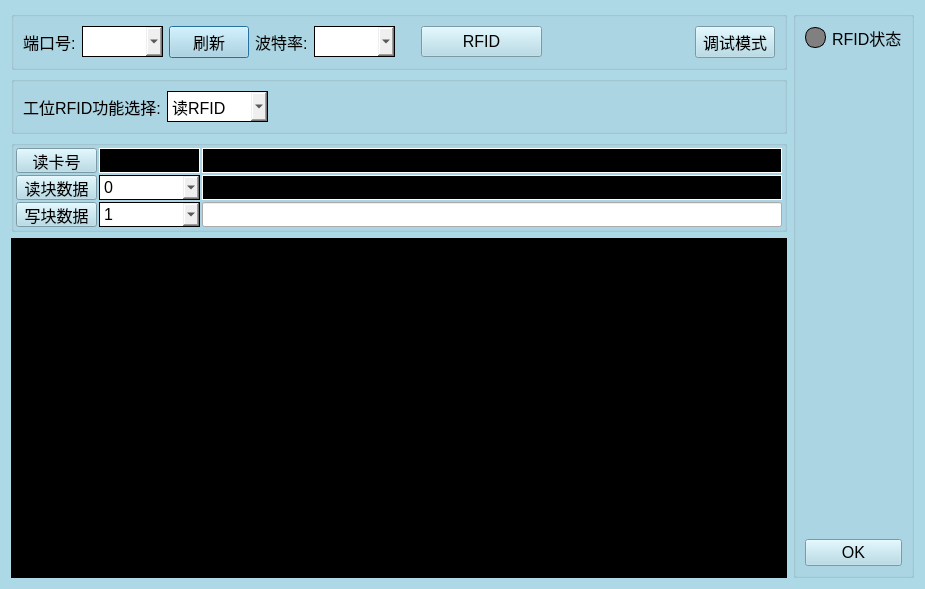
<?xml version="1.0" encoding="UTF-8"?>
<ui version="4.0">
 <class>mRFID_Dialog</class>
 <widget class="QDialog" name="mRFID_Dialog">
  <property name="geometry">
   <rect>
    <x>0</x>
    <y>0</y>
    <width>925</width>
    <height>589</height>
   </rect>
  </property>
  <property name="windowTitle">
   <string>RFID界面</string>
  </property>
  <property name="styleSheet">
   <string notr="true">QDialog#mRFID_Dialog{
	background-color: lightblue;
}
QPushButton{
background-color:lightblue;
}
QComboBox{
border-color: rgb(190, 190, 190);
border: 1px solid rgb(0,0,0);

}</string>
  </property>
  <layout class="QGridLayout" name="gridLayout">
   <item row="0" column="0">
    <widget class="QGroupBox" name="groupBox_14">
     <property name="title">
      <string/>
     </property>
     <layout class="QHBoxLayout" name="horizontalLayout">
      <item>
       <widget class="QLabel" name="label_4">
        <property name="font">
         <font>
          <pointsize>12</pointsize>
         </font>
        </property>
        <property name="text">
         <string>端口号:</string>
        </property>
       </widget>
      </item>
      <item>
       <widget class="QComboBox" name="Cbt_Com_RFID">
        <property name="minimumSize">
         <size>
          <width>81</width>
          <height>31</height>
         </size>
        </property>
        <property name="maximumSize">
         <size>
          <width>121</width>
          <height>16777215</height>
         </size>
        </property>
        <property name="font">
         <font>
          <family>Arial</family>
          <pointsize>12</pointsize>
          <weight>50</weight>
          <bold>false</bold>
         </font>
        </property>
        <property name="styleSheet">
         <string notr="true"/>
        </property>
       </widget>
      </item>
      <item>
       <widget class="QPushButton" name="Btn_UpdateUarts">
        <property name="minimumSize">
         <size>
          <width>0</width>
          <height>31</height>
         </size>
        </property>
        <property name="maximumSize">
         <size>
          <width>121</width>
          <height>16777215</height>
         </size>
        </property>
        <property name="font">
         <font>
          <family>Arial</family>
          <pointsize>12</pointsize>
          <weight>50</weight>
          <bold>false</bold>
         </font>
        </property>
        <property name="text">
         <string>刷新</string>
        </property>
        <property name="iconSize">
         <size>
          <width>21</width>
          <height>21</height>
         </size>
        </property>
       </widget>
      </item>
      <item>
       <widget class="QLabel" name="label_5">
        <property name="font">
         <font>
          <pointsize>12</pointsize>
         </font>
        </property>
        <property name="text">
         <string>波特率:</string>
        </property>
       </widget>
      </item>
      <item>
       <widget class="QComboBox" name="Cbt_Baud_RFID">
        <property name="minimumSize">
         <size>
          <width>81</width>
          <height>31</height>
         </size>
        </property>
        <property name="maximumSize">
         <size>
          <width>121</width>
          <height>16777215</height>
         </size>
        </property>
        <property name="font">
         <font>
          <family>Arial</family>
          <pointsize>12</pointsize>
          <weight>50</weight>
          <bold>false</bold>
         </font>
        </property>
        <property name="styleSheet">
         <string notr="true"/>
        </property>
        <item>
         <property name="text">
          <string/>
         </property>
        </item>
        <item>
         <property name="text">
          <string>9600</string>
         </property>
        </item>
        <item>
         <property name="text">
          <string>19200</string>
         </property>
        </item>
        <item>
         <property name="text">
          <string>115200</string>
         </property>
        </item>
       </widget>
      </item>
      <item>
       <spacer name="horizontalSpacer">
        <property name="orientation">
         <enum>Qt::Horizontal</enum>
        </property>
        <property name="sizeType">
         <enum>QSizePolicy::Preferred</enum>
        </property>
        <property name="sizeHint" stdset="0">
         <size>
          <width>20</width>
          <height>20</height>
         </size>
        </property>
       </spacer>
      </item>
      <item>
       <widget class="QPushButton" name="Btn_RFID">
        <property name="minimumSize">
         <size>
          <width>121</width>
          <height>31</height>
         </size>
        </property>
        <property name="maximumSize">
         <size>
          <width>121</width>
          <height>16777215</height>
         </size>
        </property>
        <property name="font">
         <font>
          <family>Arial</family>
          <pointsize>12</pointsize>
          <weight>50</weight>
          <bold>false</bold>
         </font>
        </property>
        <property name="text">
         <string>RFID</string>
        </property>
       </widget>
      </item>
      <item>
       <spacer name="horizontalSpacer_3">
        <property name="orientation">
         <enum>Qt::Horizontal</enum>
        </property>
        <property name="sizeHint" stdset="0">
         <size>
          <width>40</width>
          <height>20</height>
         </size>
        </property>
       </spacer>
      </item>
      <item>
       <widget class="QPushButton" name="Btn_Debug">
        <property name="sizePolicy">
         <sizepolicy hsizetype="Preferred" vsizetype="Preferred">
          <horstretch>0</horstretch>
          <verstretch>0</verstretch>
         </sizepolicy>
        </property>
        <property name="font">
         <font>
          <pointsize>12</pointsize>
         </font>
        </property>
        <property name="text">
         <string>调试模式</string>
        </property>
        <property name="checkable">
         <bool>true</bool>
        </property>
       </widget>
      </item>
     </layout>
    </widget>
   </item>
   <item row="0" column="1" rowspan="4">
    <widget class="QGroupBox" name="groupBox_2">
     <property name="title">
      <string/>
     </property>
     <layout class="QVBoxLayout" name="verticalLayout">
      <item>
       <layout class="QHBoxLayout" name="horizontalLayout_2">
        <item>
         <widget class="QLabel" name="led_RFID_State">
          <property name="sizePolicy">
           <sizepolicy hsizetype="Fixed" vsizetype="Fixed">
            <horstretch>0</horstretch>
            <verstretch>0</verstretch>
           </sizepolicy>
          </property>
          <property name="minimumSize">
           <size>
            <width>21</width>
            <height>21</height>
           </size>
          </property>
          <property name="maximumSize">
           <size>
            <width>16777215</width>
            <height>16777215</height>
           </size>
          </property>
          <property name="font">
           <font>
            <pointsize>12</pointsize>
           </font>
          </property>
          <property name="styleSheet">
           <string notr="true">background-color: gray;
border-radius: 10px;
border:1px solid;</string>
          </property>
          <property name="frameShape">
           <enum>QFrame::Box</enum>
          </property>
          <property name="text">
           <string/>
          </property>
          <property name="alignment">
           <set>Qt::AlignLeading|Qt::AlignLeft|Qt::AlignVCenter</set>
          </property>
         </widget>
        </item>
        <item>
         <widget class="QLabel" name="label_2">
          <property name="minimumSize">
           <size>
            <width>0</width>
            <height>0</height>
           </size>
          </property>
          <property name="maximumSize">
           <size>
            <width>16777215</width>
            <height>16777215</height>
           </size>
          </property>
          <property name="font">
           <font>
            <pointsize>12</pointsize>
           </font>
          </property>
          <property name="text">
           <string>RFID状态</string>
          </property>
         </widget>
        </item>
       </layout>
      </item>
      <item>
       <spacer name="verticalSpacer">
        <property name="orientation">
         <enum>Qt::Vertical</enum>
        </property>
        <property name="sizeHint" stdset="0">
         <size>
          <width>20</width>
          <height>40</height>
         </size>
        </property>
       </spacer>
      </item>
      <item>
       <widget class="QPushButton" name="Btn_Save">
        <property name="font">
         <font>
          <pointsize>12</pointsize>
         </font>
        </property>
        <property name="text">
         <string>OK</string>
        </property>
       </widget>
      </item>
     </layout>
    </widget>
   </item>
   <item row="1" column="0">
    <widget class="QGroupBox" name="groupBox_3">
     <property name="title">
      <string/>
     </property>
     <layout class="QHBoxLayout" name="horizontalLayout_3">
      <item>
       <widget class="QLabel" name="label_6">
        <property name="font">
         <font>
          <pointsize>12</pointsize>
         </font>
        </property>
        <property name="text">
         <string>工位RFID功能选择:</string>
        </property>
       </widget>
      </item>
      <item>
       <widget class="QComboBox" name="Cbt_RFID_Funtion">
        <property name="sizePolicy">
         <sizepolicy hsizetype="Preferred" vsizetype="Preferred">
          <horstretch>0</horstretch>
          <verstretch>0</verstretch>
         </sizepolicy>
        </property>
        <property name="minimumSize">
         <size>
          <width>101</width>
          <height>31</height>
         </size>
        </property>
        <property name="maximumSize">
         <size>
          <width>121</width>
          <height>16777215</height>
         </size>
        </property>
        <property name="font">
         <font>
          <family>Arial</family>
          <pointsize>12</pointsize>
          <weight>50</weight>
          <bold>false</bold>
         </font>
        </property>
        <property name="styleSheet">
         <string notr="true"/>
        </property>
        <item>
         <property name="text">
          <string>读RFID</string>
         </property>
        </item>
        <item>
         <property name="text">
          <string>写RFID</string>
         </property>
        </item>
       </widget>
      </item>
      <item>
       <spacer name="horizontalSpacer_4">
        <property name="orientation">
         <enum>Qt::Horizontal</enum>
        </property>
        <property name="sizeHint" stdset="0">
         <size>
          <width>40</width>
          <height>20</height>
         </size>
        </property>
       </spacer>
      </item>
     </layout>
    </widget>
   </item>
   <item row="2" column="0">
    <widget class="QGroupBox" name="GB_Debug">
     <property name="title">
      <string/>
     </property>
     <layout class="QGridLayout" name="gridLayout_2">
      <property name="leftMargin">
       <number>2</number>
      </property>
      <property name="topMargin">
       <number>2</number>
      </property>
      <property name="rightMargin">
       <number>2</number>
      </property>
      <property name="bottomMargin">
       <number>2</number>
      </property>
      <property name="spacing">
       <number>2</number>
      </property>
      <item row="0" column="0">
       <widget class="QPushButton" name="Btn_ReadCard">
        <property name="sizePolicy">
         <sizepolicy hsizetype="Preferred" vsizetype="Preferred">
          <horstretch>0</horstretch>
          <verstretch>0</verstretch>
         </sizepolicy>
        </property>
        <property name="minimumSize">
         <size>
          <width>0</width>
          <height>25</height>
         </size>
        </property>
        <property name="maximumSize">
         <size>
          <width>81</width>
          <height>25</height>
         </size>
        </property>
        <property name="font">
         <font>
          <pointsize>12</pointsize>
         </font>
        </property>
        <property name="text">
         <string>读卡号</string>
        </property>
       </widget>
      </item>
      <item row="0" column="1">
       <widget class="QLabel" name="RFID_Kind">
        <property name="sizePolicy">
         <sizepolicy hsizetype="Preferred" vsizetype="Preferred">
          <horstretch>0</horstretch>
          <verstretch>0</verstretch>
         </sizepolicy>
        </property>
        <property name="minimumSize">
         <size>
          <width>0</width>
          <height>25</height>
         </size>
        </property>
        <property name="maximumSize">
         <size>
          <width>101</width>
          <height>25</height>
         </size>
        </property>
        <property name="font">
         <font>
          <pointsize>12</pointsize>
         </font>
        </property>
        <property name="styleSheet">
         <string notr="true">background-color:black;
color:white;</string>
        </property>
        <property name="frameShape">
         <enum>QFrame::Box</enum>
        </property>
        <property name="text">
         <string/>
        </property>
       </widget>
      </item>
      <item row="0" column="2">
       <widget class="QLabel" name="RFID_Number">
        <property name="minimumSize">
         <size>
          <width>0</width>
          <height>25</height>
         </size>
        </property>
        <property name="maximumSize">
         <size>
          <width>16777215</width>
          <height>25</height>
         </size>
        </property>
        <property name="font">
         <font>
          <pointsize>12</pointsize>
         </font>
        </property>
        <property name="styleSheet">
         <string notr="true">background-color:black;
color:white;</string>
        </property>
        <property name="frameShape">
         <enum>QFrame::Box</enum>
        </property>
        <property name="text">
         <string/>
        </property>
       </widget>
      </item>
      <item row="1" column="0">
       <widget class="QPushButton" name="Btn_Read_DB">
        <property name="sizePolicy">
         <sizepolicy hsizetype="Preferred" vsizetype="Preferred">
          <horstretch>0</horstretch>
          <verstretch>0</verstretch>
         </sizepolicy>
        </property>
        <property name="minimumSize">
         <size>
          <width>0</width>
          <height>25</height>
         </size>
        </property>
        <property name="maximumSize">
         <size>
          <width>81</width>
          <height>25</height>
         </size>
        </property>
        <property name="font">
         <font>
          <pointsize>12</pointsize>
         </font>
        </property>
        <property name="text">
         <string>读块数据</string>
        </property>
       </widget>
      </item>
      <item row="1" column="1">
       <widget class="QComboBox" name="Cbt_Read_DB">
        <property name="sizePolicy">
         <sizepolicy hsizetype="Preferred" vsizetype="Preferred">
          <horstretch>0</horstretch>
          <verstretch>0</verstretch>
         </sizepolicy>
        </property>
        <property name="minimumSize">
         <size>
          <width>0</width>
          <height>25</height>
         </size>
        </property>
        <property name="maximumSize">
         <size>
          <width>101</width>
          <height>25</height>
         </size>
        </property>
        <property name="font">
         <font>
          <pointsize>12</pointsize>
         </font>
        </property>
        <item>
         <property name="text">
          <string>0</string>
         </property>
        </item>
        <item>
         <property name="text">
          <string>1</string>
         </property>
        </item>
        <item>
         <property name="text">
          <string>2</string>
         </property>
        </item>
        <item>
         <property name="text">
          <string>4</string>
         </property>
        </item>
        <item>
         <property name="text">
          <string>5</string>
         </property>
        </item>
        <item>
         <property name="text">
          <string>6</string>
         </property>
        </item>
       </widget>
      </item>
      <item row="1" column="2">
       <widget class="QLabel" name="Read_DB">
        <property name="minimumSize">
         <size>
          <width>361</width>
          <height>25</height>
         </size>
        </property>
        <property name="maximumSize">
         <size>
          <width>16777215</width>
          <height>25</height>
         </size>
        </property>
        <property name="font">
         <font>
          <pointsize>12</pointsize>
         </font>
        </property>
        <property name="styleSheet">
         <string notr="true">background-color:black;
color:white;</string>
        </property>
        <property name="frameShape">
         <enum>QFrame::Box</enum>
        </property>
        <property name="text">
         <string/>
        </property>
       </widget>
      </item>
      <item row="2" column="0">
       <widget class="QPushButton" name="Btn_Write_DB">
        <property name="sizePolicy">
         <sizepolicy hsizetype="Preferred" vsizetype="Preferred">
          <horstretch>0</horstretch>
          <verstretch>0</verstretch>
         </sizepolicy>
        </property>
        <property name="minimumSize">
         <size>
          <width>0</width>
          <height>25</height>
         </size>
        </property>
        <property name="maximumSize">
         <size>
          <width>81</width>
          <height>25</height>
         </size>
        </property>
        <property name="font">
         <font>
          <pointsize>12</pointsize>
         </font>
        </property>
        <property name="text">
         <string>写块数据</string>
        </property>
       </widget>
      </item>
      <item row="2" column="1">
       <widget class="QComboBox" name="Cbt_Write_DB">
        <property name="sizePolicy">
         <sizepolicy hsizetype="Preferred" vsizetype="Preferred">
          <horstretch>0</horstretch>
          <verstretch>0</verstretch>
         </sizepolicy>
        </property>
        <property name="minimumSize">
         <size>
          <width>0</width>
          <height>25</height>
         </size>
        </property>
        <property name="maximumSize">
         <size>
          <width>101</width>
          <height>25</height>
         </size>
        </property>
        <property name="font">
         <font>
          <pointsize>12</pointsize>
         </font>
        </property>
        <item>
         <property name="text">
          <string>1</string>
         </property>
        </item>
        <item>
         <property name="text">
          <string>2</string>
         </property>
        </item>
        <item>
         <property name="text">
          <string>4</string>
         </property>
        </item>
        <item>
         <property name="text">
          <string>5</string>
         </property>
        </item>
        <item>
         <property name="text">
          <string>6</string>
         </property>
        </item>
       </widget>
      </item>
      <item row="2" column="2">
       <widget class="QLineEdit" name="Write_DB">
        <property name="sizePolicy">
         <sizepolicy hsizetype="Preferred" vsizetype="Preferred">
          <horstretch>0</horstretch>
          <verstretch>0</verstretch>
         </sizepolicy>
        </property>
        <property name="minimumSize">
         <size>
          <width>0</width>
          <height>25</height>
         </size>
        </property>
        <property name="maximumSize">
         <size>
          <width>16777215</width>
          <height>25</height>
         </size>
        </property>
        <property name="font">
         <font>
          <pointsize>12</pointsize>
         </font>
        </property>
        <property name="styleSheet">
         <string notr="true"/>
        </property>
        <property name="maxLength">
         <number>32</number>
        </property>
       </widget>
      </item>
     </layout>
    </widget>
   </item>
   <item row="3" column="0">
    <widget class="QTextBrowser" name="textBrowser">
     <property name="styleSheet">
      <string notr="true">background-color:black;
color:white;</string>
     </property>
    </widget>
   </item>
  </layout>
 </widget>
 <tabstops>
  <tabstop>Btn_Debug</tabstop>
  <tabstop>Cbt_Com_RFID</tabstop>
  <tabstop>Btn_UpdateUarts</tabstop>
  <tabstop>Cbt_Baud_RFID</tabstop>
  <tabstop>Btn_RFID</tabstop>
  <tabstop>textBrowser</tabstop>
  <tabstop>Btn_ReadCard</tabstop>
  <tabstop>Btn_Read_DB</tabstop>
  <tabstop>Cbt_Read_DB</tabstop>
  <tabstop>Btn_Write_DB</tabstop>
  <tabstop>Cbt_Write_DB</tabstop>
  <tabstop>Write_DB</tabstop>
  <tabstop>Btn_Save</tabstop>
 </tabstops>
 <resources/>
 <connections/>
</ui>
